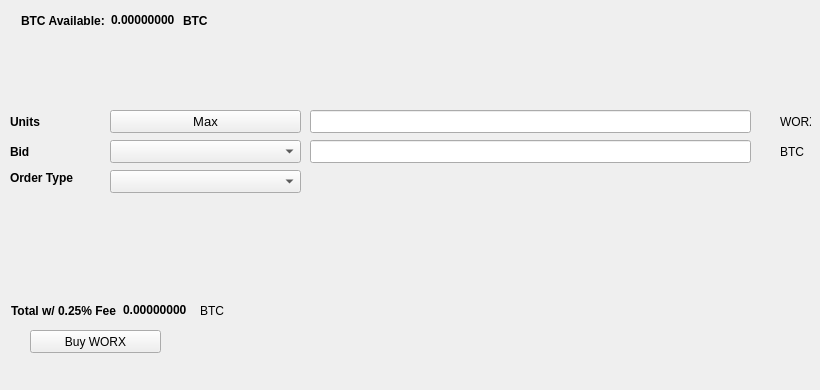
   <widget class="QWidget" name="BuyTab">
    <attribute name="title">
     <string>Buy</string>
    </attribute>
    <widget class="QPushButton" name="BuyWORX">
     <property name="geometry">
      <rect>
       <x>30</x>
       <y>330</y>
       <width>131</width>
       <height>23</height>
      </rect>
     </property>
     <property name="text">
      <string>Buy WORX</string>
     </property>
     <property name="icon">
      <iconset resource="../worx.qrc">
       <normaloff>:/icons/bitcoin</normaloff>:/icons/bitcoin</iconset>
     </property>
    </widget>
    <widget class="QLabel" name="label_3">
     <property name="geometry">
      <rect>
       <x>10</x>
       <y>110</y>
       <width>46</width>
       <height>23</height>
      </rect>
     </property>
     <property name="font">
      <font>
       <weight>75</weight>
       <bold>true</bold>
      </font>
     </property>
     <property name="text">
      <string>Units</string>
     </property>
    </widget>
    <widget class="QLineEdit" name="UnitsInput">
     <property name="geometry">
      <rect>
       <x>310</x>
       <y>110</y>
       <width>441</width>
       <height>23</height>
      </rect>
     </property>
     <property name="font">
      <font>
       <pointsize>9</pointsize>
       <weight>75</weight>
       <bold>true</bold>
      </font>
     </property>
    </widget>
    <widget class="QLineEdit" name="BuyBidPriceEdit">
     <property name="geometry">
      <rect>
       <x>310</x>
       <y>140</y>
       <width>441</width>
       <height>23</height>
      </rect>
     </property>
     <property name="font">
      <font>
       <pointsize>9</pointsize>
       <weight>75</weight>
       <bold>true</bold>
      </font>
     </property>
    </widget>
    <widget class="QLabel" name="label_4">
     <property name="geometry">
      <rect>
       <x>780</x>
       <y>110</y>
       <width>31</width>
       <height>23</height>
      </rect>
     </property>
     <property name="text">
      <string>WORX</string>
     </property>
    </widget>
    <widget class="QLabel" name="label_5">
     <property name="geometry">
      <rect>
       <x>780</x>
       <y>140</y>
       <width>31</width>
       <height>23</height>
      </rect>
     </property>
     <property name="text">
      <string>BTC</string>
     </property>
    </widget>
    <widget class="QLabel" name="label_6">
     <property name="geometry">
      <rect>
       <x>10</x>
       <y>140</y>
       <width>46</width>
       <height>23</height>
      </rect>
     </property>
     <property name="font">
      <font>
       <weight>75</weight>
       <bold>true</bold>
      </font>
     </property>
     <property name="text">
      <string>Bid</string>
     </property>
    </widget>
    <widget class="QLabel" name="label_7">
     <property name="geometry">
      <rect>
       <x>10</x>
       <y>170</y>
       <width>91</width>
       <height>16</height>
      </rect>
     </property>
     <property name="font">
      <font>
       <weight>75</weight>
       <bold>true</bold>
      </font>
     </property>
     <property name="text">
      <string>Order Type</string>
     </property>
    </widget>
    <widget class="QPushButton" name="Buy_Max_Amount">
     <property name="geometry">
      <rect>
       <x>110</x>
       <y>110</y>
       <width>191</width>
       <height>23</height>
      </rect>
     </property>
     <property name="font">
      <font>
       <pointsize>10</pointsize>
      </font>
     </property>
     <property name="text">
      <string>Max</string>
     </property>
    </widget>
    <widget class="QComboBox" name="BuyBidcomboBox">
     <property name="geometry">
      <rect>
       <x>110</x>
       <y>140</y>
       <width>191</width>
       <height>23</height>
      </rect>
     </property>
     <property name="font">
      <font>
       <pointsize>10</pointsize>
      </font>
     </property>
    </widget>
    <widget class="QComboBox" name="buyOrdertypeCombo">
     <property name="geometry">
      <rect>
       <x>110</x>
       <y>170</y>
       <width>191</width>
       <height>23</height>
      </rect>
     </property>
     <property name="font">
      <font>
       <pointsize>10</pointsize>
      </font>
     </property>
    </widget>
    <widget class="QWidget" name="layoutWidget1">
     <property name="geometry">
      <rect>
       <x>21</x>
       <y>11</y>
       <width>227</width>
       <height>19</height>
      </rect>
     </property>
     <layout class="QHBoxLayout" name="horizontalLayout_3">
      <item>
       <widget class="QLabel" name="label232">
        <property name="font">
         <font>
          <weight>75</weight>
          <bold>true</bold>
         </font>
        </property>
        <property name="text">
         <string>BTC Available:</string>
        </property>
       </widget>
      </item>
      <item>
       <widget class="QLabel" name="BtcAvailableLbl">
        <property name="palette">
         <palette>
          <active>
           <colorrole role="WindowText">
            <brush brushstyle="SolidPattern">
             <color alpha="255">
              <red>0</red>
              <green>0</green>
              <blue>0</blue>
             </color>
            </brush>
           </colorrole>
           <colorrole role="Button">
            <brush brushstyle="SolidPattern">
             <color alpha="255">
              <red>0</red>
              <green>170</green>
              <blue>0</blue>
             </color>
            </brush>
           </colorrole>
           <colorrole role="Light">
            <brush brushstyle="SolidPattern">
             <color alpha="255">
              <red>0</red>
              <green>255</green>
              <blue>0</blue>
             </color>
            </brush>
           </colorrole>
           <colorrole role="Midlight">
            <brush brushstyle="SolidPattern">
             <color alpha="255">
              <red>0</red>
              <green>212</green>
              <blue>0</blue>
             </color>
            </brush>
           </colorrole>
           <colorrole role="Dark">
            <brush brushstyle="SolidPattern">
             <color alpha="255">
              <red>0</red>
              <green>85</green>
              <blue>0</blue>
             </color>
            </brush>
           </colorrole>
           <colorrole role="Mid">
            <brush brushstyle="SolidPattern">
             <color alpha="255">
              <red>0</red>
              <green>113</green>
              <blue>0</blue>
             </color>
            </brush>
           </colorrole>
           <colorrole role="Text">
            <brush brushstyle="SolidPattern">
             <color alpha="255">
              <red>0</red>
              <green>170</green>
              <blue>0</blue>
             </color>
            </brush>
           </colorrole>
           <colorrole role="BrightText">
            <brush brushstyle="SolidPattern">
             <color alpha="255">
              <red>255</red>
              <green>255</green>
              <blue>255</blue>
             </color>
            </brush>
           </colorrole>
           <colorrole role="ButtonText">
            <brush brushstyle="SolidPattern">
             <color alpha="255">
              <red>0</red>
              <green>0</green>
              <blue>0</blue>
             </color>
            </brush>
           </colorrole>
           <colorrole role="Base">
            <brush brushstyle="SolidPattern">
             <color alpha="255">
              <red>255</red>
              <green>255</green>
              <blue>255</blue>
             </color>
            </brush>
           </colorrole>
           <colorrole role="Window">
            <brush brushstyle="SolidPattern">
             <color alpha="255">
              <red>0</red>
              <green>170</green>
              <blue>0</blue>
             </color>
            </brush>
           </colorrole>
           <colorrole role="Shadow">
            <brush brushstyle="SolidPattern">
             <color alpha="255">
              <red>0</red>
              <green>0</green>
              <blue>0</blue>
             </color>
            </brush>
           </colorrole>
           <colorrole role="AlternateBase">
            <brush brushstyle="SolidPattern">
             <color alpha="255">
              <red>127</red>
              <green>212</green>
              <blue>127</blue>
             </color>
            </brush>
           </colorrole>
           <colorrole role="ToolTipBase">
            <brush brushstyle="SolidPattern">
             <color alpha="255">
              <red>255</red>
              <green>255</green>
              <blue>220</blue>
             </color>
            </brush>
           </colorrole>
           <colorrole role="ToolTipText">
            <brush brushstyle="SolidPattern">
             <color alpha="255">
              <red>0</red>
              <green>0</green>
              <blue>0</blue>
             </color>
            </brush>
           </colorrole>
          </active>
          <inactive>
           <colorrole role="WindowText">
            <brush brushstyle="SolidPattern">
             <color alpha="255">
              <red>0</red>
              <green>0</green>
              <blue>0</blue>
             </color>
            </brush>
           </colorrole>
           <colorrole role="Button">
            <brush brushstyle="SolidPattern">
             <color alpha="255">
              <red>0</red>
              <green>170</green>
              <blue>0</blue>
             </color>
            </brush>
           </colorrole>
           <colorrole role="Light">
            <brush brushstyle="SolidPattern">
             <color alpha="255">
              <red>0</red>
              <green>255</green>
              <blue>0</blue>
             </color>
            </brush>
           </colorrole>
           <colorrole role="Midlight">
            <brush brushstyle="SolidPattern">
             <color alpha="255">
              <red>0</red>
              <green>212</green>
              <blue>0</blue>
             </color>
            </brush>
           </colorrole>
           <colorrole role="Dark">
            <brush brushstyle="SolidPattern">
             <color alpha="255">
              <red>0</red>
              <green>85</green>
              <blue>0</blue>
             </color>
            </brush>
           </colorrole>
           <colorrole role="Mid">
            <brush brushstyle="SolidPattern">
             <color alpha="255">
              <red>0</red>
              <green>113</green>
              <blue>0</blue>
             </color>
            </brush>
           </colorrole>
           <colorrole role="Text">
            <brush brushstyle="SolidPattern">
             <color alpha="255">
              <red>0</red>
              <green>170</green>
              <blue>0</blue>
             </color>
            </brush>
           </colorrole>
           <colorrole role="BrightText">
            <brush brushstyle="SolidPattern">
             <color alpha="255">
              <red>255</red>
              <green>255</green>
              <blue>255</blue>
             </color>
            </brush>
           </colorrole>
           <colorrole role="ButtonText">
            <brush brushstyle="SolidPattern">
             <color alpha="255">
              <red>0</red>
              <green>0</green>
              <blue>0</blue>
             </color>
            </brush>
           </colorrole>
           <colorrole role="Base">
            <brush brushstyle="SolidPattern">
             <color alpha="255">
              <red>255</red>
              <green>255</green>
              <blue>255</blue>
             </color>
            </brush>
           </colorrole>
           <colorrole role="Window">
            <brush brushstyle="SolidPattern">
             <color alpha="255">
              <red>0</red>
              <green>170</green>
              <blue>0</blue>
             </color>
            </brush>
           </colorrole>
           <colorrole role="Shadow">
            <brush brushstyle="SolidPattern">
             <color alpha="255">
              <red>0</red>
              <green>0</green>
              <blue>0</blue>
             </color>
            </brush>
           </colorrole>
           <colorrole role="AlternateBase">
            <brush brushstyle="SolidPattern">
             <color alpha="255">
              <red>127</red>
              <green>212</green>
              <blue>127</blue>
             </color>
            </brush>
           </colorrole>
           <colorrole role="ToolTipBase">
            <brush brushstyle="SolidPattern">
             <color alpha="255">
              <red>255</red>
              <green>255</green>
              <blue>220</blue>
             </color>
            </brush>
           </colorrole>
           <colorrole role="ToolTipText">
            <brush brushstyle="SolidPattern">
             <color alpha="255">
              <red>0</red>
              <green>0</green>
              <blue>0</blue>
             </color>
            </brush>
           </colorrole>
          </inactive>
          <disabled>
           <colorrole role="WindowText">
            <brush brushstyle="SolidPattern">
             <color alpha="255">
              <red>0</red>
              <green>85</green>
              <blue>0</blue>
             </color>
            </brush>
           </colorrole>
           <colorrole role="Button">
            <brush brushstyle="SolidPattern">
             <color alpha="255">
              <red>0</red>
              <green>170</green>
              <blue>0</blue>
             </color>
            </brush>
           </colorrole>
           <colorrole role="Light">
            <brush brushstyle="SolidPattern">
             <color alpha="255">
              <red>0</red>
              <green>255</green>
              <blue>0</blue>
             </color>
            </brush>
           </colorrole>
           <colorrole role="Midlight">
            <brush brushstyle="SolidPattern">
             <color alpha="255">
              <red>0</red>
              <green>212</green>
              <blue>0</blue>
             </color>
            </brush>
           </colorrole>
           <colorrole role="Dark">
            <brush brushstyle="SolidPattern">
             <color alpha="255">
              <red>0</red>
              <green>85</green>
              <blue>0</blue>
             </color>
            </brush>
           </colorrole>
           <colorrole role="Mid">
            <brush brushstyle="SolidPattern">
             <color alpha="255">
              <red>0</red>
              <green>113</green>
              <blue>0</blue>
             </color>
            </brush>
           </colorrole>
           <colorrole role="Text">
            <brush brushstyle="SolidPattern">
             <color alpha="255">
              <red>0</red>
              <green>85</green>
              <blue>0</blue>
             </color>
            </brush>
           </colorrole>
           <colorrole role="BrightText">
            <brush brushstyle="SolidPattern">
             <color alpha="255">
              <red>255</red>
              <green>255</green>
              <blue>255</blue>
             </color>
            </brush>
           </colorrole>
           <colorrole role="ButtonText">
            <brush brushstyle="SolidPattern">
             <color alpha="255">
              <red>0</red>
              <green>85</green>
              <blue>0</blue>
             </color>
            </brush>
           </colorrole>
           <colorrole role="Base">
            <brush brushstyle="SolidPattern">
             <color alpha="255">
              <red>0</red>
              <green>170</green>
              <blue>0</blue>
             </color>
            </brush>
           </colorrole>
           <colorrole role="Window">
            <brush brushstyle="SolidPattern">
             <color alpha="255">
              <red>0</red>
              <green>170</green>
              <blue>0</blue>
             </color>
            </brush>
           </colorrole>
           <colorrole role="Shadow">
            <brush brushstyle="SolidPattern">
             <color alpha="255">
              <red>0</red>
              <green>0</green>
              <blue>0</blue>
             </color>
            </brush>
           </colorrole>
           <colorrole role="AlternateBase">
            <brush brushstyle="SolidPattern">
             <color alpha="255">
              <red>0</red>
              <green>170</green>
              <blue>0</blue>
             </color>
            </brush>
           </colorrole>
           <colorrole role="ToolTipBase">
            <brush brushstyle="SolidPattern">
             <color alpha="255">
              <red>255</red>
              <green>255</green>
              <blue>220</blue>
             </color>
            </brush>
           </colorrole>
           <colorrole role="ToolTipText">
            <brush brushstyle="SolidPattern">
             <color alpha="255">
              <red>0</red>
              <green>0</green>
              <blue>0</blue>
             </color>
            </brush>
           </colorrole>
          </disabled>
         </palette>
        </property>
        <property name="font">
         <font>
          <weight>75</weight>
          <bold>true</bold>
         </font>
        </property>
        <property name="text">
         <string>0.00000000</string>
        </property>
        <property name="textInteractionFlags">
         <set>Qt::LinksAccessibleByMouse|Qt::TextSelectableByKeyboard|Qt::TextSelectableByMouse</set>
        </property>
       </widget>
      </item>
      <item>
       <widget class="QLabel" name="BtcAvailableLbl_2">
        <property name="font">
         <font>
          <weight>75</weight>
          <bold>true</bold>
         </font>
        </property>
        <property name="text">
         <string>BTC</string>
        </property>
       </widget>
      </item>
     </layout>
    </widget>
    <widget class="QWidget" name="layoutWidge2">
     <property name="geometry">
      <rect>
       <x>11</x>
       <y>301</y>
       <width>259</width>
       <height>19</height>
      </rect>
     </property>
     <layout class="QHBoxLayout" name="horizontalLayout_4">
      <item>
       <widget class="QLabel" name="label_9">
        <property name="font">
         <font>
          <weight>75</weight>
          <bold>true</bold>
         </font>
        </property>
        <property name="text">
         <string>Total w/ 0.25% Fee</string>
        </property>
       </widget>
      </item>
      <item>
       <widget class="QLabel" name="BuyCostLabel">
        <property name="palette">
         <palette>
          <active>
           <colorrole role="WindowText">
            <brush brushstyle="SolidPattern">
             <color alpha="255">
              <red>0</red>
              <green>0</green>
              <blue>0</blue>
             </color>
            </brush>
           </colorrole>
           <colorrole role="Button">
            <brush brushstyle="SolidPattern">
             <color alpha="255">
              <red>0</red>
              <green>170</green>
              <blue>0</blue>
             </color>
            </brush>
           </colorrole>
           <colorrole role="Light">
            <brush brushstyle="SolidPattern">
             <color alpha="255">
              <red>0</red>
              <green>255</green>
              <blue>0</blue>
             </color>
            </brush>
           </colorrole>
           <colorrole role="Midlight">
            <brush brushstyle="SolidPattern">
             <color alpha="255">
              <red>0</red>
              <green>212</green>
              <blue>0</blue>
             </color>
            </brush>
           </colorrole>
           <colorrole role="Dark">
            <brush brushstyle="SolidPattern">
             <color alpha="255">
              <red>0</red>
              <green>85</green>
              <blue>0</blue>
             </color>
            </brush>
           </colorrole>
           <colorrole role="Mid">
            <brush brushstyle="SolidPattern">
             <color alpha="255">
              <red>0</red>
              <green>113</green>
              <blue>0</blue>
             </color>
            </brush>
           </colorrole>
           <colorrole role="Text">
            <brush brushstyle="SolidPattern">
             <color alpha="255">
              <red>0</red>
              <green>170</green>
              <blue>0</blue>
             </color>
            </brush>
           </colorrole>
           <colorrole role="BrightText">
            <brush brushstyle="SolidPattern">
             <color alpha="255">
              <red>255</red>
              <green>255</green>
              <blue>255</blue>
             </color>
            </brush>
           </colorrole>
           <colorrole role="ButtonText">
            <brush brushstyle="SolidPattern">
             <color alpha="255">
              <red>0</red>
              <green>0</green>
              <blue>0</blue>
             </color>
            </brush>
           </colorrole>
           <colorrole role="Base">
            <brush brushstyle="SolidPattern">
             <color alpha="255">
              <red>255</red>
              <green>255</green>
              <blue>255</blue>
             </color>
            </brush>
           </colorrole>
           <colorrole role="Window">
            <brush brushstyle="SolidPattern">
             <color alpha="255">
              <red>0</red>
              <green>170</green>
              <blue>0</blue>
             </color>
            </brush>
           </colorrole>
           <colorrole role="Shadow">
            <brush brushstyle="SolidPattern">
             <color alpha="255">
              <red>0</red>
              <green>0</green>
              <blue>0</blue>
             </color>
            </brush>
           </colorrole>
           <colorrole role="AlternateBase">
            <brush brushstyle="SolidPattern">
             <color alpha="255">
              <red>127</red>
              <green>212</green>
              <blue>127</blue>
             </color>
            </brush>
           </colorrole>
           <colorrole role="ToolTipBase">
            <brush brushstyle="SolidPattern">
             <color alpha="255">
              <red>255</red>
              <green>255</green>
              <blue>220</blue>
             </color>
            </brush>
           </colorrole>
           <colorrole role="ToolTipText">
            <brush brushstyle="SolidPattern">
             <color alpha="255">
              <red>0</red>
              <green>0</green>
              <blue>0</blue>
             </color>
            </brush>
           </colorrole>
          </active>
          <inactive>
           <colorrole role="WindowText">
            <brush brushstyle="SolidPattern">
             <color alpha="255">
              <red>0</red>
              <green>0</green>
              <blue>0</blue>
             </color>
            </brush>
           </colorrole>
           <colorrole role="Button">
            <brush brushstyle="SolidPattern">
             <color alpha="255">
              <red>0</red>
              <green>170</green>
              <blue>0</blue>
             </color>
            </brush>
           </colorrole>
           <colorrole role="Light">
            <brush brushstyle="SolidPattern">
             <color alpha="255">
              <red>0</red>
              <green>255</green>
              <blue>0</blue>
             </color>
            </brush>
           </colorrole>
           <colorrole role="Midlight">
            <brush brushstyle="SolidPattern">
             <color alpha="255">
              <red>0</red>
              <green>212</green>
              <blue>0</blue>
             </color>
            </brush>
           </colorrole>
           <colorrole role="Dark">
            <brush brushstyle="SolidPattern">
             <color alpha="255">
              <red>0</red>
              <green>85</green>
              <blue>0</blue>
             </color>
            </brush>
           </colorrole>
           <colorrole role="Mid">
            <brush brushstyle="SolidPattern">
             <color alpha="255">
              <red>0</red>
              <green>113</green>
              <blue>0</blue>
             </color>
            </brush>
           </colorrole>
           <colorrole role="Text">
            <brush brushstyle="SolidPattern">
             <color alpha="255">
              <red>0</red>
              <green>170</green>
              <blue>0</blue>
             </color>
            </brush>
           </colorrole>
           <colorrole role="BrightText">
            <brush brushstyle="SolidPattern">
             <color alpha="255">
              <red>255</red>
              <green>255</green>
              <blue>255</blue>
             </color>
            </brush>
           </colorrole>
           <colorrole role="ButtonText">
            <brush brushstyle="SolidPattern">
             <color alpha="255">
              <red>0</red>
              <green>0</green>
              <blue>0</blue>
             </color>
            </brush>
           </colorrole>
           <colorrole role="Base">
            <brush brushstyle="SolidPattern">
             <color alpha="255">
              <red>255</red>
              <green>255</green>
              <blue>255</blue>
             </color>
            </brush>
           </colorrole>
           <colorrole role="Window">
            <brush brushstyle="SolidPattern">
             <color alpha="255">
              <red>0</red>
              <green>170</green>
              <blue>0</blue>
             </color>
            </brush>
           </colorrole>
           <colorrole role="Shadow">
            <brush brushstyle="SolidPattern">
             <color alpha="255">
              <red>0</red>
              <green>0</green>
              <blue>0</blue>
             </color>
            </brush>
           </colorrole>
           <colorrole role="AlternateBase">
            <brush brushstyle="SolidPattern">
             <color alpha="255">
              <red>127</red>
              <green>212</green>
              <blue>127</blue>
             </color>
            </brush>
           </colorrole>
           <colorrole role="ToolTipBase">
            <brush brushstyle="SolidPattern">
             <color alpha="255">
              <red>255</red>
              <green>255</green>
              <blue>220</blue>
             </color>
            </brush>
           </colorrole>
           <colorrole role="ToolTipText">
            <brush brushstyle="SolidPattern">
             <color alpha="255">
              <red>0</red>
              <green>0</green>
              <blue>0</blue>
             </color>
            </brush>
           </colorrole>
          </inactive>
          <disabled>
           <colorrole role="WindowText">
            <brush brushstyle="SolidPattern">
             <color alpha="255">
              <red>0</red>
              <green>85</green>
              <blue>0</blue>
             </color>
            </brush>
           </colorrole>
           <colorrole role="Button">
            <brush brushstyle="SolidPattern">
             <color alpha="255">
              <red>0</red>
              <green>170</green>
              <blue>0</blue>
             </color>
            </brush>
           </colorrole>
           <colorrole role="Light">
            <brush brushstyle="SolidPattern">
             <color alpha="255">
              <red>0</red>
              <green>255</green>
              <blue>0</blue>
             </color>
            </brush>
           </colorrole>
           <colorrole role="Midlight">
            <brush brushstyle="SolidPattern">
             <color alpha="255">
              <red>0</red>
              <green>212</green>
              <blue>0</blue>
             </color>
            </brush>
           </colorrole>
           <colorrole role="Dark">
            <brush brushstyle="SolidPattern">
             <color alpha="255">
              <red>0</red>
              <green>85</green>
              <blue>0</blue>
             </color>
            </brush>
           </colorrole>
           <colorrole role="Mid">
            <brush brushstyle="SolidPattern">
             <color alpha="255">
              <red>0</red>
              <green>113</green>
              <blue>0</blue>
             </color>
            </brush>
           </colorrole>
           <colorrole role="Text">
            <brush brushstyle="SolidPattern">
             <color alpha="255">
              <red>0</red>
              <green>85</green>
              <blue>0</blue>
             </color>
            </brush>
           </colorrole>
           <colorrole role="BrightText">
            <brush brushstyle="SolidPattern">
             <color alpha="255">
              <red>255</red>
              <green>255</green>
              <blue>255</blue>
             </color>
            </brush>
           </colorrole>
           <colorrole role="ButtonText">
            <brush brushstyle="SolidPattern">
             <color alpha="255">
              <red>0</red>
              <green>85</green>
              <blue>0</blue>
             </color>
            </brush>
           </colorrole>
           <colorrole role="Base">
            <brush brushstyle="SolidPattern">
             <color alpha="255">
              <red>0</red>
              <green>170</green>
              <blue>0</blue>
             </color>
            </brush>
           </colorrole>
           <colorrole role="Window">
            <brush brushstyle="SolidPattern">
             <color alpha="255">
              <red>0</red>
              <green>170</green>
              <blue>0</blue>
             </color>
            </brush>
           </colorrole>
           <colorrole role="Shadow">
            <brush brushstyle="SolidPattern">
             <color alpha="255">
              <red>0</red>
              <green>0</green>
              <blue>0</blue>
             </color>
            </brush>
           </colorrole>
           <colorrole role="AlternateBase">
            <brush brushstyle="SolidPattern">
             <color alpha="255">
              <red>0</red>
              <green>170</green>
              <blue>0</blue>
             </color>
            </brush>
           </colorrole>
           <colorrole role="ToolTipBase">
            <brush brushstyle="SolidPattern">
             <color alpha="255">
              <red>255</red>
              <green>255</green>
              <blue>220</blue>
             </color>
            </brush>
           </colorrole>
           <colorrole role="ToolTipText">
            <brush brushstyle="SolidPattern">
             <color alpha="255">
              <red>0</red>
              <green>0</green>
              <blue>0</blue>
             </color>
            </brush>
           </colorrole>
          </disabled>
         </palette>
        </property>
        <property name="font">
         <font>
          <weight>75</weight>
          <bold>true</bold>
         </font>
        </property>
        <property name="autoFillBackground">
         <bool>false</bool>
        </property>
        <property name="text">
         <string>0.00000000</string>
        </property>
        <property name="textInteractionFlags">
         <set>Qt::LinksAccessibleByMouse|Qt::TextSelectableByMouse</set>
        </property>
       </widget>
      </item>
      <item>
       <widget class="QLabel" name="label_10">
        <property name="font">
         <font>
          <weight>50</weight>
          <bold>false</bold>
         </font>
        </property>
        <property name="text">
         <string>BTC</string>
        </property>
       </widget>
      </item>
     </layout>
    </widget>
    <widget class="QLabel" name="label_24">
     <property name="geometry">
      <rect>
       <x>460</x>
       <y>300</y>
       <width>281</width>
       <height>81</height>
      </rect>
     </property>
     <property name="text">
      <string/>
     </property>
     <property name="pixmap">
      <pixmap>:/images/bittrex</pixmap>
     </property>
    </widget>
   </widget>
